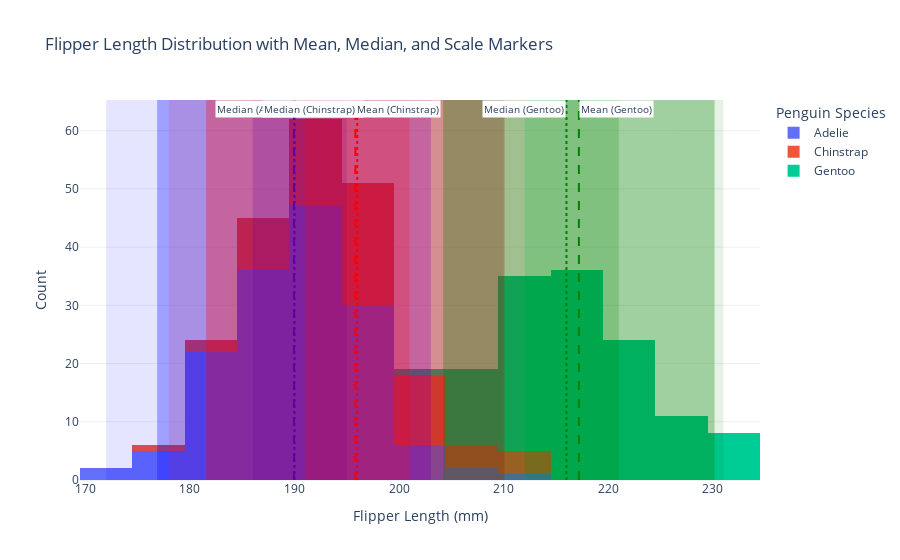

Notebook cell for this chart:
### Markdown cell above
#### 1. Use *fig.add_[h/v]line()* and *fig.add_[h/v]rect()* to mark, respspectively, location (mean and median) and scale (range, interquartile range, and a range defined by two standard deviations away from the mean in both directions) of *flipper_length_mm* for each _species_ onto _plotly_ histograms of *flipper_length_mm* for each _species_ in the penguins dataset<br>

<details class="details-example"><summary style="color:blue"><u>Further Guidance</u></summary>

**Time Management Warning**: it takes a long time to make a figure, whether you're working with a ChatBot, or building it from scratch based on trial and error changes with your code. ChatBots remove the need to understand the detailed nuances of data visualization library arguments and construction procedures. But after you've passed the 30 minute range of effort working with your ChatBot for this problem to try to get what you want, then your only options are to start a new session and hope for a smoother experience based on improved clarity of your directions, or submit what you have along with a brief note highlighting the duration in your chatlog history where your efforts to make progress did not produce the desired outcome.

> The code referenced above [*fig.add_[h/v]line()*](https://plotly.com/python/horizontal-vertical-shapes/) and [*fig.add_[h/v]rect()*](https://plotly.com/python/line-charts/) refer to `fig.add_hline()` and `fig.add_hline()` and `fig.add_hrect()` and `fig.add_vrect()` which overly lines rectangles onto a figure from different orientation perspectives.
>
> - _There are several considerations in this problem..._
>     - _The histograms can be on the same figure, on separate figures, or separated into different panels in the same figure_
>     - _The elements within a figure should be well annotated, probobably using a so-called legend to help make sure annotations don't overlap each other and are clear and readible_
> - _There are several ways to approach this problem..._
>     - _You will likely be very pleased when you run the code returned to you as the result of pasting this question in as a prompt into a ChatBot session; but, you will also likely need to interact with the ChatBot to ask for adjustments to the code which give a final satisfactory figure (and this is the recommended approach to get the experience this problem intends you to have)_
>     - _**When using a ChatBot, if the code provided by your ChatBot results in an error, show the error to your ChatBot and iterate this process with the adjusted "fixed" code provided by the ChatBot... this process usually converges some something workable that's pretty close to what you were going for**_
>     - <u>**And don't forget, a ChatBot can explain what how code it provides works, if you ask it to...**</u>
>     - _You could alternatively figure out how to code this plot up for yourself by looking at the provided documentation links and perhaps using some additional google searchers or ChatBot queries to help out with specific issues or examples; and, if you end up interested in figuring out a little more how the code works that's great and definitely feel free to go ahead and do so, but at this stage the point of this problem is to understand the general ideas of figures themselves as opposed to being an expert about the code that generated them_
    
</details>

### Code cell
import pandas as pd
import plotly.express as px
import plotly.graph_objects as go
import numpy as np

# Section 1: Load and Analyze Data
url = 'https://raw.githubusercontent.com/mwaskom/seaborn-data/master/penguins.csv'
df = pd.read_csv(url)
df = df.dropna(subset=['flipper_length_mm'])  # Remove missing values

# Section 2: Plot Histogram for Each Species
fig = px.histogram(
    df, 
    x="flipper_length_mm", 
    color="species", 
    nbins=25,  # Adjusted bin size for better granularity
    title="Flipper Length Distribution by Species",
    labels={'flipper_length_mm': 'Flipper Length (mm)', 'species': 'Species'}
)

# Section 3: Calculate Statistics (Mean, Median, etc.)
stats = df.groupby('species')['flipper_length_mm'].agg(
    mean="mean",
    median="median",
    min_value="min",
    max_value="max",
    q1=lambda x: np.percentile(x, 25),   # First Quartile (Q1)
    q3=lambda x: np.percentile(x, 75),   # Third Quartile (Q3)
    std="std"
).reset_index()

# Section 4: Add Mean, Median, and Scale Markers
for _, row in stats.iterrows():
    species_color = {
        'Adelie': 'blue', 
        'Chinstrap': 'red', 
        'Gentoo': 'green'
    }[row['species']]
    
    fig.add_vline(
        x=row['mean'], 
        line=dict(color=species_color, dash='dash'), 
        annotation_text=f"Mean ({row['species']})", 
        annotation_position="top right", 
        annotation=dict(font_size=10, bgcolor="white")
    )
    
    fig.add_vline(
        x=row['median'], 
        line=dict(color=species_color, dash='dot'), 
        annotation_text=f"Median ({row['species']})", 
        annotation_position="top left",
        annotation=dict(font_size=10, bgcolor="white")
    )
    
    fig.add_vrect(
        x0=row['min_value'], 
        x1=row['max_value'], 
        line_width=0, 
        fillcolor=species_color, 
        opacity=0.1
    )
    
    fig.add_vrect(
        x0=row['q1'], 
        x1=row['q3'], 
        line_width=0, 
        fillcolor=species_color, 
        opacity=0.2
    )
    
    fig.add_vrect(
        x0=row['mean'] - 2*row['std'], 
        x1=row['mean'] + 2*row['std'], 
        line_width=0, 
        fillcolor=species_color, 
        opacity=0.3
    )

# Section 5: Update Layout for Clarity
fig.update_layout(
    title="Flipper Length Distribution with Mean, Median, and Scale Markers",
    xaxis_title="Flipper Length (mm)",
    yaxis_title="Count",
    legend_title="Penguin Species",
    template="plotly_white"
)

# Section 6: Create Hover Text Using Lists
hover_texts = []
for _, row in stats.iterrows():
    hover_text = (
        f"Species: {row['species']}<br>"
        f"Flipper Length: %{{x:.1f}} mm<br>"  # Placeholder for dynamic x value
        f"Mean: {row['mean']:.1f} mm<br>"
        f"Median: {row['median']:.1f} mm<br>"
        f"IQR: {row['q1']:.1f} mm to {row['q3']:.1f} mm"
    )
    hover_texts.append(hover_text)

# Update traces to use hover_texts and ensure dynamic values show correctly
fig.update_traces(
    hovertemplate=hover_texts,  # Using the list of hover text
    customdata=stats[['mean', 'median', 'q1', 'q3', 'species']].values  # Ensure that customdata is set correctly
)

# Section 7: Display the Plot
fig.show()

### Figure 1 — Plotly figure (JSON) as saved in the notebook; plotly's stock layout.template omitted (floating-point values rounded to 4 significant figures; data arrays with more than 128 entries replaced by an {"elided": "..."} marker saying what was removed)
{"data": [{"alignmentgroup": "True", "bingroup": "x", "customdata": [[190.0, 190, 186, 195, "Adelie"], [195.8, 196, 191, 201, "Chinstrap"], [217.2, 216, 212, 221, "Gentoo"]], "hovertemplate": ["Species: Adelie<br>Flipper Length: %{x:.1f} mm<br>Mean: 190.0 mm<br>Median: 190.0 mm<br>IQR: 186.0 mm to 195.0 mm", "Species: Chinstrap<br>Flipper Length: %{x:.1f} mm<br>Mean: 195.8 mm<br>Median: 196.0 mm<br>IQR: 191.0 mm to 201.0 mm", "Species: Gentoo<br>Flipper Length: %{x:.1f} mm<br>Mean: 217.2 mm<br>Median: 216.0 mm<br>IQR: 212.0 mm to 221.0 mm"], "legendgroup": "Adelie", "marker": {"color": "#636efa", "pattern": {"shape": ""}}, "name": "Adelie", "nbinsx": 25, "offsetgroup": "Adelie", "orientation": "v", "showlegend": true, "type": "histogram", "x": {"elided": "151 int values"}, "xaxis": "x", "yaxis": "y"}, {"alignmentgroup": "True", "bingroup": "x", "customdata": [[190.0, 190, 186, 195, "Adelie"], [195.8, 196, 191, 201, "Chinstrap"], [217.2, 216, 212, 221, "Gentoo"]], "hovertemplate": ["Species: Adelie<br>Flipper Length: %{x:.1f} mm<br>Mean: 190.0 mm<br>Median: 190.0 mm<br>IQR: 186.0 mm to 195.0 mm", "Species: Chinstrap<br>Flipper Length: %{x:.1f} mm<br>Mean: 195.8 mm<br>Median: 196.0 mm<br>IQR: 191.0 mm to 201.0 mm", "Species: Gentoo<br>Flipper Length: %{x:.1f} mm<br>Mean: 217.2 mm<br>Median: 216.0 mm<br>IQR: 212.0 mm to 221.0 mm"], "legendgroup": "Chinstrap", "marker": {"color": "#EF553B", "pattern": {"shape": ""}}, "name": "Chinstrap", "nbinsx": 25, "offsetgroup": "Chinstrap", "orientation": "v", "showlegend": true, "type": "histogram", "x": [192, 196, 193, 188, 197, 198, 178, 197, 195, 198, 193, 194, 185, 201, 190, 201, 197, 181, 190, 195, 181, 191, 187, 193, 195, 197, 200, 200, 191, 205, 187, 201, 187, 203, 195, 199, 195, 210, 192, 205, 210, 187, 196, 196, 196, 201, 190, 212, 187, 198, 199, 201, 193, 203, 187, 197, 191, 203, 202, 194, 206, 189, 195, 207, 202, 193, 210, 198], "xaxis": "x", "yaxis": "y"}, {"alignmentgroup": "True", "bingroup": "x", "customdata": [[190.0, 190, 186, 195, "Adelie"], [195.8, 196, 191, 201, "Chinstrap"], [217.2, 216, 212, 221, "Gentoo"]], "hovertemplate": ["Species: Adelie<br>Flipper Length: %{x:.1f} mm<br>Mean: 190.0 mm<br>Median: 190.0 mm<br>IQR: 186.0 mm to 195.0 mm", "Species: Chinstrap<br>Flipper Length: %{x:.1f} mm<br>Mean: 195.8 mm<br>Median: 196.0 mm<br>IQR: 191.0 mm to 201.0 mm", "Species: Gentoo<br>Flipper Length: %{x:.1f} mm<br>Mean: 217.2 mm<br>Median: 216.0 mm<br>IQR: 212.0 mm to 221.0 mm"], "legendgroup": "Gentoo", "marker": {"color": "#00cc96", "pattern": {"shape": ""}}, "name": "Gentoo", "nbinsx": 25, "offsetgroup": "Gentoo", "orientation": "v", "showlegend": true, "type": "histogram", "x": [211, 230, 210, 218, 215, 210, 211, 219, 209, 215, 214, 216, 214, 213, 210, 217, 210, 221, 209, 222, 218, 215, 213, 215, 215, 215, 216, 215, 210, 220, 222, 209, 207, 230, 220, 220, 213, 219, 208, 208, 208, 225, 210, 216, 222, 217, 210, 225, 213, 215, 210, 220, 210, 225, 217, 220, 208, 220, 208, 224, 208, 221, 214, 231, 219, 230, 214, 229, 220, 223, 216, 221, 221, 217, 216, 230, 209, 220, 215, 223, 212, 221, 212, 224, 212, 228, 218, 218, 212, 230, 218, 228, 212, 224, 214, 226, 216, 222, 203, 225, 219, 228, 215, 228, 216, 215, 210, 219, 208, 209, 216, 229, 213, 230, 217, 230, 217, 222, 214, 215, 222, 212, 213], "xaxis": "x", "yaxis": "y"}], "layout": {"annotations": [{"bgcolor": "white", "font": {"size": 10}, "showarrow": false, "text": "Mean (Adelie)", "x": 190.0, "xanchor": "left", "xref": "x", "y": 1, "yanchor": "top", "yref": "y domain"}, {"bgcolor": "white", "font": {"size": 10}, "showarrow": false, "text": "Median (Adelie)", "x": 190, "xanchor": "right", "xref": "x", "y": 1, "yanchor": "top", "yref": "y domain"}, {"bgcolor": "white", "font": {"size": 10}, "showarrow": false, "text": "Mean (Chinstrap)", "x": 195.8, "xanchor": "left", "xref": "x", "y": 1, "yanchor": "top", "yref": "y domain"}, {"bgcolor": "white", "font": {"size": 10}, "showarrow": false, "text": "Median (Chinstrap)", "x": 196, "xanchor": "right", "xref": "x", "y": 1, "yanchor": "top", "yref": "y domain"}, {"bgcolor": "white", "font": {"size": 10}, "showarrow": false, "text": "Mean (Gentoo)", "x": 217.2, "xanchor": "left", "xref": "x", "y": 1, "yanchor": "top", "yref": "y domain"}, {"bgcolor": "white", "font": {"size": 10}, "showarrow": false, "text": "Median (Gentoo)", "x": 216, "xanchor": "right", "xref": "x", "y": 1, "yanchor": "top", "yref": "y domain"}], "barmode": "relative", "legend": {"title": {"text": "Penguin Species"}, "tracegroupgap": 0}, "shapes": [{"line": {"color": "blue", "dash": "dash"}, "type": "line", "x0": 190.0, "x1": 190.0, "xref": "x", "y0": 0, "y1": 1, "yref": "y domain"}, {"line": {"color": "blue", "dash": "dot"}, "type": "line", "x0": 190, "x1": 190, "xref": "x", "y0": 0, "y1": 1, "yref": "y domain"}, {"fillcolor": "blue", "line": {"width": 0}, "opacity": 0.1, "type": "rect", "x0": 172, "x1": 210, "xref": "x", "y0": 0, "y1": 1, "yref": "y domain"}, {"fillcolor": "blue", "line": {"width": 0}, "opacity": 0.2, "type": "rect", "x0": 186, "x1": 195, "xref": "x", "y0": 0, "y1": 1, "yref": "y domain"}, {"fillcolor": "blue", "line": {"width": 0}, "opacity": 0.3, "type": "rect", "x0": 176.9, "x1": 203.0, "xref": "x", "y0": 0, "y1": 1, "yref": "y domain"}, {"line": {"color": "red", "dash": "dash"}, "type": "line", "x0": 195.8, "x1": 195.8, "xref": "x", "y0": 0, "y1": 1, "yref": "y domain"}, {"line": {"color": "red", "dash": "dot"}, "type": "line", "x0": 196, "x1": 196, "xref": "x", "y0": 0, "y1": 1, "yref": "y domain"}, {"fillcolor": "red", "line": {"width": 0}, "opacity": 0.1, "type": "rect", "x0": 178, "x1": 212, "xref": "x", "y0": 0, "y1": 1, "yref": "y domain"}, {"fillcolor": "red", "line": {"width": 0}, "opacity": 0.2, "type": "rect", "x0": 191, "x1": 201, "xref": "x", "y0": 0, "y1": 1, "yref": "y domain"}, {"fillcolor": "red", "line": {"width": 0}, "opacity": 0.3, "type": "rect", "x0": 181.6, "x1": 210.1, "xref": "x", "y0": 0, "y1": 1, "yref": "y domain"}, {"line": {"color": "green", "dash": "dash"}, "type": "line", "x0": 217.2, "x1": 217.2, "xref": "x", "y0": 0, "y1": 1, "yref": "y domain"}, {"line": {"color": "green", "dash": "dot"}, "type": "line", "x0": 216, "x1": 216, "xref": "x", "y0": 0, "y1": 1, "yref": "y domain"}, {"fillcolor": "green", "line": {"width": 0}, "opacity": 0.1, "type": "rect", "x0": 203, "x1": 231, "xref": "x", "y0": 0, "y1": 1, "yref": "y domain"}, {"fillcolor": "green", "line": {"width": 0}, "opacity": 0.2, "type": "rect", "x0": 212, "x1": 221, "xref": "x", "y0": 0, "y1": 1, "yref": "y domain"}, {"fillcolor": "green", "line": {"width": 0}, "opacity": 0.3, "type": "rect", "x0": 204.2, "x1": 230.2, "xref": "x", "y0": 0, "y1": 1, "yref": "y domain"}], "title": {"text": "Flipper Length Distribution with Mean, Median, and Scale Markers"}, "xaxis": {"anchor": "y", "domain": [0, 1], "title": {"text": "Flipper Length (mm)"}}, "yaxis": {"anchor": "x", "domain": [0, 1], "title": {"text": "Count"}}}}
